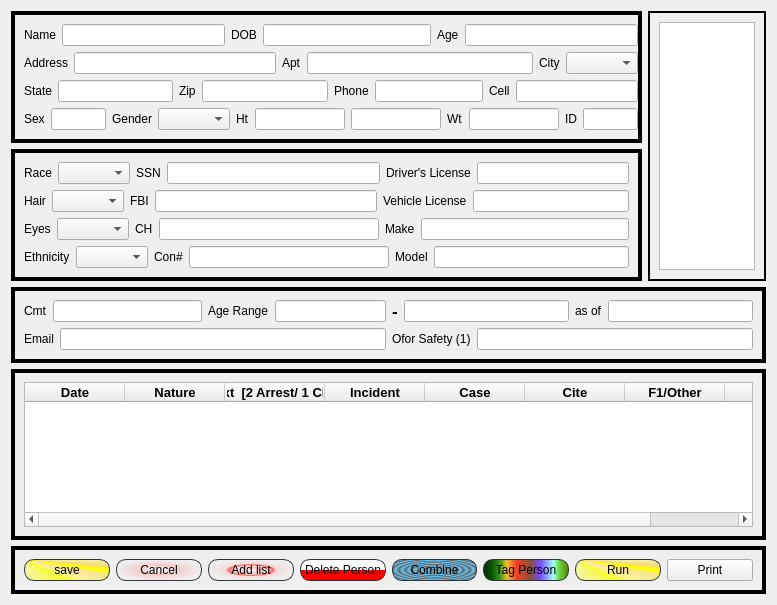
<?xml version="1.0" encoding="UTF-8"?>
<ui version="4.0">
 <class>Record</class>
 <widget class="QDialog" name="Record">
  <property name="geometry">
   <rect>
    <x>0</x>
    <y>0</y>
    <width>777</width>
    <height>605</height>
   </rect>
  </property>
  <property name="sizePolicy">
   <sizepolicy hsizetype="Preferred" vsizetype="Preferred">
    <horstretch>0</horstretch>
    <verstretch>0</verstretch>
   </sizepolicy>
  </property>
  <property name="windowTitle">
   <string>Dialog</string>
  </property>
  <layout class="QVBoxLayout" name="verticalLayout_7">
   <item>
    <layout class="QHBoxLayout" name="horizontalLayout_12">
     <property name="rightMargin">
      <number>0</number>
     </property>
     <item>
      <layout class="QVBoxLayout" name="verticalLayout_4">
       <item>
        <widget class="QFrame" name="verticalFrame_21">
         <property name="frameShape">
          <enum>QFrame::Box</enum>
         </property>
         <property name="frameShadow">
          <enum>QFrame::Plain</enum>
         </property>
         <property name="lineWidth">
          <number>4</number>
         </property>
         <layout class="QVBoxLayout" name="verticalLayout_2">
          <property name="rightMargin">
           <number>0</number>
          </property>
          <item>
           <layout class="QHBoxLayout" name="horizontalLayout_3">
            <item>
             <layout class="QFormLayout" name="formLayout_7">
              <item row="0" column="0">
               <widget class="QLabel" name="label_7">
                <property name="text">
                 <string>Name</string>
                </property>
               </widget>
              </item>
              <item row="0" column="1">
               <widget class="QLineEdit" name="le_name"/>
              </item>
             </layout>
            </item>
            <item>
             <layout class="QFormLayout" name="formLayout_25">
              <item row="0" column="0">
               <widget class="QLabel" name="label_25">
                <property name="text">
                 <string>DOB</string>
                </property>
               </widget>
              </item>
              <item row="0" column="1">
               <widget class="QLineEdit" name="le_date">
                <property name="inputMethodHints">
                 <set>Qt::ImhDate</set>
                </property>
               </widget>
              </item>
             </layout>
            </item>
            <item>
             <layout class="QFormLayout" name="formLayout_9">
              <item row="0" column="1">
               <widget class="QLineEdit" name="le_age">
                <property name="contextMenuPolicy">
                 <enum>Qt::DefaultContextMenu</enum>
                </property>
                <property name="inputMethodHints">
                 <set>Qt::ImhPreferNumbers</set>
                </property>
                <property name="echoMode">
                 <enum>QLineEdit::Normal</enum>
                </property>
                <property name="clearButtonEnabled">
                 <bool>true</bool>
                </property>
               </widget>
              </item>
              <item row="0" column="0">
               <widget class="QLabel" name="label_9">
                <property name="text">
                 <string>Age</string>
                </property>
               </widget>
              </item>
             </layout>
            </item>
           </layout>
          </item>
          <item>
           <layout class="QHBoxLayout" name="horizontalLayout">
            <item>
             <layout class="QFormLayout" name="formLayout_2">
              <item row="0" column="0">
               <widget class="QLabel" name="label_2">
                <property name="text">
                 <string>Address</string>
                </property>
               </widget>
              </item>
              <item row="0" column="1">
               <widget class="QLineEdit" name="le_address"/>
              </item>
             </layout>
            </item>
            <item>
             <layout class="QFormLayout" name="formLayout">
              <item row="0" column="0">
               <widget class="QLabel" name="label">
                <property name="text">
                 <string>Apt</string>
                </property>
               </widget>
              </item>
              <item row="0" column="1">
               <widget class="QLineEdit" name="le_apt"/>
              </item>
             </layout>
            </item>
            <item>
             <layout class="QFormLayout" name="formLayout_3">
              <item row="0" column="0">
               <widget class="QLabel" name="label_3">
                <property name="text">
                 <string>City</string>
                </property>
               </widget>
              </item>
              <item row="0" column="1">
               <widget class="QComboBox" name="combo_city"/>
              </item>
             </layout>
            </item>
           </layout>
          </item>
          <item>
           <layout class="QHBoxLayout" name="horizontalLayout_2">
            <item>
             <layout class="QFormLayout" name="formLayout_4">
              <item row="0" column="0">
               <widget class="QLabel" name="label_4">
                <property name="text">
                 <string>State</string>
                </property>
               </widget>
              </item>
              <item row="0" column="1">
               <widget class="QLineEdit" name="le_state"/>
              </item>
             </layout>
            </item>
            <item>
             <layout class="QFormLayout" name="formLayout_8">
              <property name="rightMargin">
               <number>0</number>
              </property>
              <item row="0" column="0">
               <widget class="QLabel" name="label_8">
                <property name="text">
                 <string>Zip</string>
                </property>
               </widget>
              </item>
              <item row="0" column="1">
               <widget class="QLineEdit" name="le_zip"/>
              </item>
             </layout>
            </item>
            <item>
             <layout class="QFormLayout" name="formLayout_5">
              <item row="0" column="0">
               <widget class="QLabel" name="label_5">
                <property name="text">
                 <string>Phone</string>
                </property>
               </widget>
              </item>
              <item row="0" column="1">
               <widget class="QLineEdit" name="le_phone"/>
              </item>
             </layout>
            </item>
            <item>
             <layout class="QFormLayout" name="formLayout_6">
              <item row="0" column="0">
               <widget class="QLabel" name="label_6">
                <property name="text">
                 <string>Cell</string>
                </property>
               </widget>
              </item>
              <item row="0" column="1">
               <widget class="QLineEdit" name="le_cell"/>
              </item>
             </layout>
            </item>
           </layout>
          </item>
          <item>
           <layout class="QHBoxLayout" name="horizontalLayout_4">
            <item>
             <layout class="QFormLayout" name="formLayout_10">
              <item row="0" column="0">
               <widget class="QLabel" name="label_10">
                <property name="text">
                 <string>Sex</string>
                </property>
               </widget>
              </item>
              <item row="0" column="1">
               <widget class="QLineEdit" name="le_sex"/>
              </item>
             </layout>
            </item>
            <item>
             <layout class="QFormLayout" name="formLayout_11">
              <item row="0" column="0">
               <widget class="QLabel" name="label_11">
                <property name="text">
                 <string>Gender</string>
                </property>
               </widget>
              </item>
              <item row="0" column="1">
               <widget class="QComboBox" name="combo_gender"/>
              </item>
             </layout>
            </item>
            <item>
             <layout class="QHBoxLayout" name="horizontalLayout_9">
              <property name="rightMargin">
               <number>0</number>
              </property>
              <item>
               <layout class="QFormLayout" name="formLayout_26">
                <item row="0" column="0">
                 <widget class="QLabel" name="label_26">
                  <property name="text">
                   <string>Ht</string>
                  </property>
                 </widget>
                </item>
                <item row="0" column="1">
                 <widget class="QLineEdit" name="le_height"/>
                </item>
               </layout>
              </item>
              <item>
               <widget class="QLineEdit" name="le_height1"/>
              </item>
              <item>
               <layout class="QFormLayout" name="formLayout_27">
                <item row="0" column="0">
                 <widget class="QLabel" name="label_27">
                  <property name="text">
                   <string>Wt</string>
                  </property>
                 </widget>
                </item>
                <item row="0" column="1">
                 <widget class="QLineEdit" name="le_weight"/>
                </item>
               </layout>
              </item>
             </layout>
            </item>
            <item>
             <layout class="QFormLayout" name="formLayout_12">
              <item row="0" column="0">
               <widget class="QLabel" name="label_12">
                <property name="text">
                 <string>ID</string>
                </property>
               </widget>
              </item>
              <item row="0" column="1">
               <widget class="QLineEdit" name="le_id"/>
              </item>
             </layout>
            </item>
           </layout>
          </item>
         </layout>
        </widget>
       </item>
       <item>
        <widget class="QFrame" name="verticalFrame_31">
         <property name="frameShape">
          <enum>QFrame::Box</enum>
         </property>
         <property name="lineWidth">
          <number>4</number>
         </property>
         <layout class="QVBoxLayout" name="verticalLayout_3">
          <item>
           <layout class="QHBoxLayout" name="horizontalLayout_8">
            <item>
             <layout class="QFormLayout" name="formLayout_22">
              <item row="0" column="0">
               <widget class="QLabel" name="label_22">
                <property name="text">
                 <string>Race</string>
                </property>
               </widget>
              </item>
              <item row="0" column="1">
               <widget class="QComboBox" name="combo_race"/>
              </item>
             </layout>
            </item>
            <item>
             <layout class="QFormLayout" name="formLayout_23">
              <item row="0" column="0">
               <widget class="QLabel" name="label_23">
                <property name="text">
                 <string>SSN</string>
                </property>
               </widget>
              </item>
              <item row="0" column="1">
               <widget class="QLineEdit" name="le_ssn"/>
              </item>
             </layout>
            </item>
            <item>
             <layout class="QFormLayout" name="formLayout_24">
              <item row="0" column="0">
               <widget class="QLabel" name="label_24">
                <property name="text">
                 <string>Driver's License</string>
                </property>
               </widget>
              </item>
              <item row="0" column="1">
               <widget class="QLineEdit" name="le_drivers"/>
              </item>
             </layout>
            </item>
           </layout>
          </item>
          <item>
           <layout class="QHBoxLayout" name="horizontalLayout_7">
            <item>
             <layout class="QFormLayout" name="formLayout_19">
              <item row="0" column="0">
               <widget class="QLabel" name="label_19">
                <property name="text">
                 <string>Hair</string>
                </property>
               </widget>
              </item>
              <item row="0" column="1">
               <widget class="QComboBox" name="combo_air"/>
              </item>
             </layout>
            </item>
            <item>
             <layout class="QFormLayout" name="formLayout_20">
              <item row="0" column="0">
               <widget class="QLabel" name="label_20">
                <property name="text">
                 <string>FBI</string>
                </property>
               </widget>
              </item>
              <item row="0" column="1">
               <widget class="QLineEdit" name="le_fbi"/>
              </item>
             </layout>
            </item>
            <item>
             <layout class="QFormLayout" name="formLayout_21">
              <item row="0" column="0">
               <widget class="QLabel" name="label_21">
                <property name="text">
                 <string>Vehicle License</string>
                </property>
               </widget>
              </item>
              <item row="0" column="1">
               <widget class="QLineEdit" name="le_vehicle"/>
              </item>
             </layout>
            </item>
           </layout>
          </item>
          <item>
           <layout class="QHBoxLayout" name="horizontalLayout_5">
            <item>
             <layout class="QFormLayout" name="formLayout_13">
              <item row="0" column="0">
               <widget class="QLabel" name="label_13">
                <property name="text">
                 <string>Eyes</string>
                </property>
               </widget>
              </item>
              <item row="0" column="1">
               <widget class="QComboBox" name="combo_eyes"/>
              </item>
             </layout>
            </item>
            <item>
             <layout class="QFormLayout" name="formLayout_14">
              <item row="0" column="0">
               <widget class="QLabel" name="label_14">
                <property name="text">
                 <string>CH</string>
                </property>
               </widget>
              </item>
              <item row="0" column="1">
               <widget class="QLineEdit" name="le_ch"/>
              </item>
             </layout>
            </item>
            <item>
             <layout class="QFormLayout" name="formLayout_15">
              <item row="0" column="0">
               <widget class="QLabel" name="label_15">
                <property name="text">
                 <string>Make</string>
                </property>
               </widget>
              </item>
              <item row="0" column="1">
               <widget class="QLineEdit" name="le_make"/>
              </item>
             </layout>
            </item>
           </layout>
          </item>
          <item>
           <layout class="QHBoxLayout" name="horizontalLayout_6">
            <item>
             <layout class="QFormLayout" name="formLayout_16">
              <item row="0" column="0">
               <widget class="QLabel" name="label_16">
                <property name="text">
                 <string>Ethnicity</string>
                </property>
               </widget>
              </item>
              <item row="0" column="1">
               <widget class="QComboBox" name="combo_ethnicity"/>
              </item>
             </layout>
            </item>
            <item>
             <layout class="QFormLayout" name="formLayout_17">
              <item row="0" column="0">
               <widget class="QLabel" name="label_17">
                <property name="text">
                 <string>Con#</string>
                </property>
               </widget>
              </item>
              <item row="0" column="1">
               <widget class="QLineEdit" name="le_con"/>
              </item>
             </layout>
            </item>
            <item>
             <layout class="QFormLayout" name="formLayout_18">
              <item row="0" column="0">
               <widget class="QLabel" name="label_18">
                <property name="text">
                 <string>Model</string>
                </property>
               </widget>
              </item>
              <item row="0" column="1">
               <widget class="QLineEdit" name="le_model"/>
              </item>
             </layout>
            </item>
           </layout>
          </item>
         </layout>
        </widget>
       </item>
      </layout>
     </item>
     <item>
      <widget class="QFrame" name="verticalFrame1">
       <property name="sizePolicy">
        <sizepolicy hsizetype="Preferred" vsizetype="Preferred">
         <horstretch>0</horstretch>
         <verstretch>0</verstretch>
        </sizepolicy>
       </property>
       <property name="frameShape">
        <enum>QFrame::WinPanel</enum>
       </property>
       <property name="lineWidth">
        <number>14</number>
       </property>
       <layout class="QVBoxLayout" name="verticalLayout">
        <item>
         <widget class="QGraphicsView" name="image_view">
          <property name="sizePolicy">
           <sizepolicy hsizetype="Preferred" vsizetype="Preferred">
            <horstretch>0</horstretch>
            <verstretch>0</verstretch>
           </sizepolicy>
          </property>
         </widget>
        </item>
       </layout>
      </widget>
     </item>
    </layout>
   </item>
   <item>
    <widget class="QFrame" name="verticalFrame_27">
     <property name="frameShape">
      <enum>QFrame::Box</enum>
     </property>
     <property name="lineWidth">
      <number>4</number>
     </property>
     <layout class="QVBoxLayout" name="verticalLayout_5">
      <item>
       <layout class="QHBoxLayout" name="horizontalLayout_13">
        <item>
         <layout class="QFormLayout" name="formLayout_31">
          <item row="0" column="0">
           <widget class="QLabel" name="label_31">
            <property name="text">
             <string>Cmt</string>
            </property>
           </widget>
          </item>
          <item row="0" column="1">
           <widget class="QLineEdit" name="le_cmt"/>
          </item>
         </layout>
        </item>
        <item>
         <layout class="QFormLayout" name="formLayout_28">
          <item row="0" column="0">
           <widget class="QLabel" name="label_28">
            <property name="text">
             <string>Age Range</string>
            </property>
           </widget>
          </item>
          <item row="0" column="1">
           <widget class="QLineEdit" name="le_age1"/>
          </item>
         </layout>
        </item>
        <item>
         <layout class="QFormLayout" name="formLayout_33">
          <item row="0" column="0">
           <widget class="QLabel" name="label_33">
            <property name="font">
             <font>
              <pointsize>13</pointsize>
              <weight>75</weight>
              <bold>true</bold>
             </font>
            </property>
            <property name="text">
             <string>-</string>
            </property>
           </widget>
          </item>
          <item row="0" column="1">
           <widget class="QLineEdit" name="le_age2"/>
          </item>
         </layout>
        </item>
        <item>
         <layout class="QFormLayout" name="formLayout_32">
          <item row="0" column="0">
           <widget class="QLabel" name="label_32">
            <property name="text">
             <string>as of</string>
            </property>
           </widget>
          </item>
          <item row="0" column="1">
           <widget class="QLineEdit" name="le_year"/>
          </item>
         </layout>
        </item>
       </layout>
      </item>
      <item>
       <layout class="QHBoxLayout" name="horizontalLayout_14">
        <item>
         <layout class="QFormLayout" name="formLayout_29">
          <item row="0" column="0">
           <widget class="QLabel" name="label_29">
            <property name="text">
             <string>Email</string>
            </property>
           </widget>
          </item>
          <item row="0" column="1">
           <widget class="QLineEdit" name="le_email"/>
          </item>
         </layout>
        </item>
        <item>
         <layout class="QFormLayout" name="formLayout_30">
          <item row="0" column="0">
           <widget class="QLabel" name="label_30">
            <property name="text">
             <string>Ofor Safety (1)</string>
            </property>
           </widget>
          </item>
          <item row="0" column="1">
           <widget class="QLineEdit" name="le_safery"/>
          </item>
         </layout>
        </item>
       </layout>
      </item>
     </layout>
    </widget>
   </item>
   <item>
    <widget class="QFrame" name="verticalFrame_26">
     <property name="frameShape">
      <enum>QFrame::Box</enum>
     </property>
     <property name="lineWidth">
      <number>4</number>
     </property>
     <layout class="QVBoxLayout" name="verticalLayout_6">
      <item>
       <widget class="QTableWidget" name="tbl_records">
        <column>
         <property name="text">
          <string>Date</string>
         </property>
         <property name="font">
          <font>
           <pointsize>10</pointsize>
           <weight>75</weight>
           <bold>true</bold>
          </font>
         </property>
        </column>
        <column>
         <property name="text">
          <string>Nature</string>
         </property>
         <property name="font">
          <font>
           <pointsize>10</pointsize>
           <weight>75</weight>
           <bold>true</bold>
          </font>
         </property>
        </column>
        <column>
         <property name="text">
          <string>Text  [2 Arrest/ 1 Cite]</string>
         </property>
         <property name="font">
          <font>
           <pointsize>10</pointsize>
           <weight>75</weight>
           <bold>true</bold>
          </font>
         </property>
        </column>
        <column>
         <property name="text">
          <string>Incident</string>
         </property>
         <property name="font">
          <font>
           <pointsize>10</pointsize>
           <weight>75</weight>
           <bold>true</bold>
          </font>
         </property>
        </column>
        <column>
         <property name="text">
          <string>Case</string>
         </property>
         <property name="font">
          <font>
           <pointsize>10</pointsize>
           <weight>75</weight>
           <bold>true</bold>
          </font>
         </property>
        </column>
        <column>
         <property name="text">
          <string>Cite</string>
         </property>
         <property name="font">
          <font>
           <pointsize>10</pointsize>
           <weight>75</weight>
           <bold>true</bold>
          </font>
         </property>
        </column>
        <column>
         <property name="text">
          <string>F1/Other</string>
         </property>
         <property name="font">
          <font>
           <pointsize>10</pointsize>
           <weight>75</weight>
           <bold>true</bold>
          </font>
         </property>
        </column>
        <column>
         <property name="text">
          <string>Agency</string>
         </property>
         <property name="font">
          <font>
           <pointsize>10</pointsize>
           <weight>75</weight>
           <bold>true</bold>
          </font>
         </property>
        </column>
       </widget>
      </item>
     </layout>
    </widget>
   </item>
   <item>
    <widget class="QFrame" name="horizontalFrame_13">
     <property name="sizePolicy">
      <sizepolicy hsizetype="Preferred" vsizetype="Preferred">
       <horstretch>0</horstretch>
       <verstretch>0</verstretch>
      </sizepolicy>
     </property>
     <property name="frameShape">
      <enum>QFrame::Box</enum>
     </property>
     <property name="lineWidth">
      <number>4</number>
     </property>
     <layout class="QHBoxLayout" name="horizontalLayout_15">
      <item>
       <widget class="QPushButton" name="btn_save">
        <property name="sizePolicy">
         <sizepolicy hsizetype="Expanding" vsizetype="Expanding">
          <horstretch>0</horstretch>
          <verstretch>0</verstretch>
         </sizepolicy>
        </property>
        <property name="baseSize">
         <size>
          <width>0</width>
          <height>0</height>
         </size>
        </property>
        <property name="styleSheet">
         <string notr="true">QPushButton {
    border: 1px solid rgb(46, 52, 54);
	border-radius: 10px;
	background: qconicalgradient(cx:0, cy:0, angle:135, stop:0 rgba(255, 255, 0, 69), stop:0.375 rgba(255, 255, 0, 69), stop:0.423533 rgba(251, 255, 0, 145), stop:0.45 rgba(247, 255, 0, 208), stop:0.477581 rgba(255, 244, 71, 130), stop:0.518717 rgba(255, 218, 71, 130), stop:0.55 rgba(255, 255, 0, 255), stop:0.57754 rgba(255, 203, 0, 130), stop:0.625 rgba(255, 255, 0, 69), stop:1 rgba(255, 255, 0, 69));
}</string>
        </property>
        <property name="text">
         <string>save</string>
        </property>
        <property name="iconSize">
         <size>
          <width>16</width>
          <height>16</height>
         </size>
        </property>
       </widget>
      </item>
      <item>
       <widget class="QPushButton" name="le_cancel">
        <property name="sizePolicy">
         <sizepolicy hsizetype="Expanding" vsizetype="Expanding">
          <horstretch>0</horstretch>
          <verstretch>0</verstretch>
         </sizepolicy>
        </property>
        <property name="styleSheet">
         <string notr="true">QPushButton {
    border: 1px solid rgb(46, 52, 54);
	border-radius: 10px;
	background: qradialgradient(spread:pad, cx:0.5, cy:0.5, radius:0.5, fx:0.5, fy:0.5, stop:0 rgba(255, 235, 235, 206), stop:0.35 rgba(255, 188, 188, 80), stop:0.4 rgba(255, 162, 162, 80), stop:0.425 rgba(255, 132, 132, 156), stop:0.44 rgba(252, 128, 128, 80), stop:1 rgba(255, 255, 255, 0));
}</string>
        </property>
        <property name="text">
         <string>Cancel</string>
        </property>
       </widget>
      </item>
      <item>
       <widget class="QPushButton" name="le_addlist">
        <property name="sizePolicy">
         <sizepolicy hsizetype="Expanding" vsizetype="Expanding">
          <horstretch>0</horstretch>
          <verstretch>0</verstretch>
         </sizepolicy>
        </property>
        <property name="styleSheet">
         <string notr="true">QPushButton {
    border: 1px solid rgb(46, 52, 54);
	border-radius: 10px;
	background: qradialgradient(spread:pad, cx:0.5, cy:0.5, radius:0.5, fx:0.5, fy:0.5, stop:0 rgba(255, 255, 255, 255), stop:0.1 rgba(255, 255, 255, 255), stop:0.2 rgba(255, 176, 176, 167), stop:0.3 rgba(255, 151, 151, 92), stop:0.4 rgba(255, 125, 125, 51), stop:0.5 rgba(255, 76, 76, 205), stop:0.52 rgba(255, 76, 76, 205), stop:0.6 rgba(255, 180, 180, 84), stop:1 rgba(255, 255, 255, 0));
}</string>
        </property>
        <property name="text">
         <string>Add list</string>
        </property>
       </widget>
      </item>
      <item>
       <widget class="QPushButton" name="btn_delete">
        <property name="sizePolicy">
         <sizepolicy hsizetype="Expanding" vsizetype="Expanding">
          <horstretch>0</horstretch>
          <verstretch>0</verstretch>
         </sizepolicy>
        </property>
        <property name="styleSheet">
         <string notr="true">QPushButton {
    border: 1px solid rgb(46, 52, 54);
	border-radius: 10px;
	background: qlineargradient(spread:pad, x1:0, y1:0, x2:0, y2:1, stop:0 rgba(255, 255, 255, 255), stop:0.495 rgba(255, 255, 255, 255), stop:0.505 rgba(255, 0, 0, 255), stop:1 rgba(255, 0, 0, 255));
}</string>
        </property>
        <property name="text">
         <string>Delete Person</string>
        </property>
       </widget>
      </item>
      <item>
       <widget class="QPushButton" name="le_combine">
        <property name="sizePolicy">
         <sizepolicy hsizetype="Expanding" vsizetype="Expanding">
          <horstretch>0</horstretch>
          <verstretch>0</verstretch>
         </sizepolicy>
        </property>
        <property name="styleSheet">
         <string notr="true">QPushButton {
    border: 1px solid rgb(46, 52, 54);
	border-radius: 10px;
	background:qradialgradient(spread:repeat, cx:0.5, cy:0.5, radius:0.077, fx:0.5, fy:0.5, stop:0 rgba(0, 169, 255, 147), stop:0.497326 rgba(0, 0, 0, 147), stop:1 rgba(0, 169, 255, 147));
}</string>
        </property>
        <property name="text">
         <string>Combine</string>
        </property>
       </widget>
      </item>
      <item>
       <widget class="QPushButton" name="le_tag">
        <property name="sizePolicy">
         <sizepolicy hsizetype="Expanding" vsizetype="Expanding">
          <horstretch>0</horstretch>
          <verstretch>0</verstretch>
         </sizepolicy>
        </property>
        <property name="styleSheet">
         <string notr="true">QPushButton {
    border: 1px solid rgb(46, 52, 54);
	border-radius: 10px;
	background: qlineargradient(spread:pad, x1:0, y1:0, x2:1, y2:0, stop:0 rgba(9, 41, 4, 255), stop:0.085 rgba(2, 79, 0, 255), stop:0.19 rgba(50, 147, 22, 255), stop:0.275 rgba(236, 191, 49, 255), stop:0.39 rgba(243, 61, 34, 255), stop:0.555 rgba(135, 81, 60, 255), stop:0.667 rgba(121, 75, 255, 255), stop:0.825 rgba(164, 255, 244, 255), stop:0.885 rgba(104, 222, 71, 255), stop:1 rgba(93, 128, 0, 255));
}</string>
        </property>
        <property name="text">
         <string>Tag Person</string>
        </property>
       </widget>
      </item>
      <item>
       <widget class="QPushButton" name="le_run">
        <property name="sizePolicy">
         <sizepolicy hsizetype="Expanding" vsizetype="Expanding">
          <horstretch>0</horstretch>
          <verstretch>0</verstretch>
         </sizepolicy>
        </property>
        <property name="styleSheet">
         <string notr="true">QPushButton {
    border: 1px solid rgb(46, 52, 54);
	border-radius: 10px;
	background: qconicalgradient(cx:0, cy:0, angle:135, stop:0 rgba(255, 255, 0, 69), stop:0.375 rgba(255, 255, 0, 69), stop:0.423533 rgba(251, 255, 0, 145), stop:0.45 rgba(247, 255, 0, 208), stop:0.477581 rgba(255, 244, 71, 130), stop:0.518717 rgba(255, 218, 71, 130), stop:0.55 rgba(255, 255, 0, 255), stop:0.57754 rgba(255, 203, 0, 130), stop:0.625 rgba(255, 255, 0, 69), stop:1 rgba(255, 255, 0, 69));
}</string>
        </property>
        <property name="text">
         <string>Run</string>
        </property>
       </widget>
      </item>
      <item>
       <widget class="QPushButton" name="le_print">
        <property name="sizePolicy">
         <sizepolicy hsizetype="Expanding" vsizetype="Expanding">
          <horstretch>0</horstretch>
          <verstretch>0</verstretch>
         </sizepolicy>
        </property>
        <property name="styleSheet">
         <string notr="true"/>
        </property>
        <property name="text">
         <string>Print</string>
        </property>
       </widget>
      </item>
     </layout>
    </widget>
   </item>
  </layout>
 </widget>
 <resources/>
 <connections/>
</ui>
